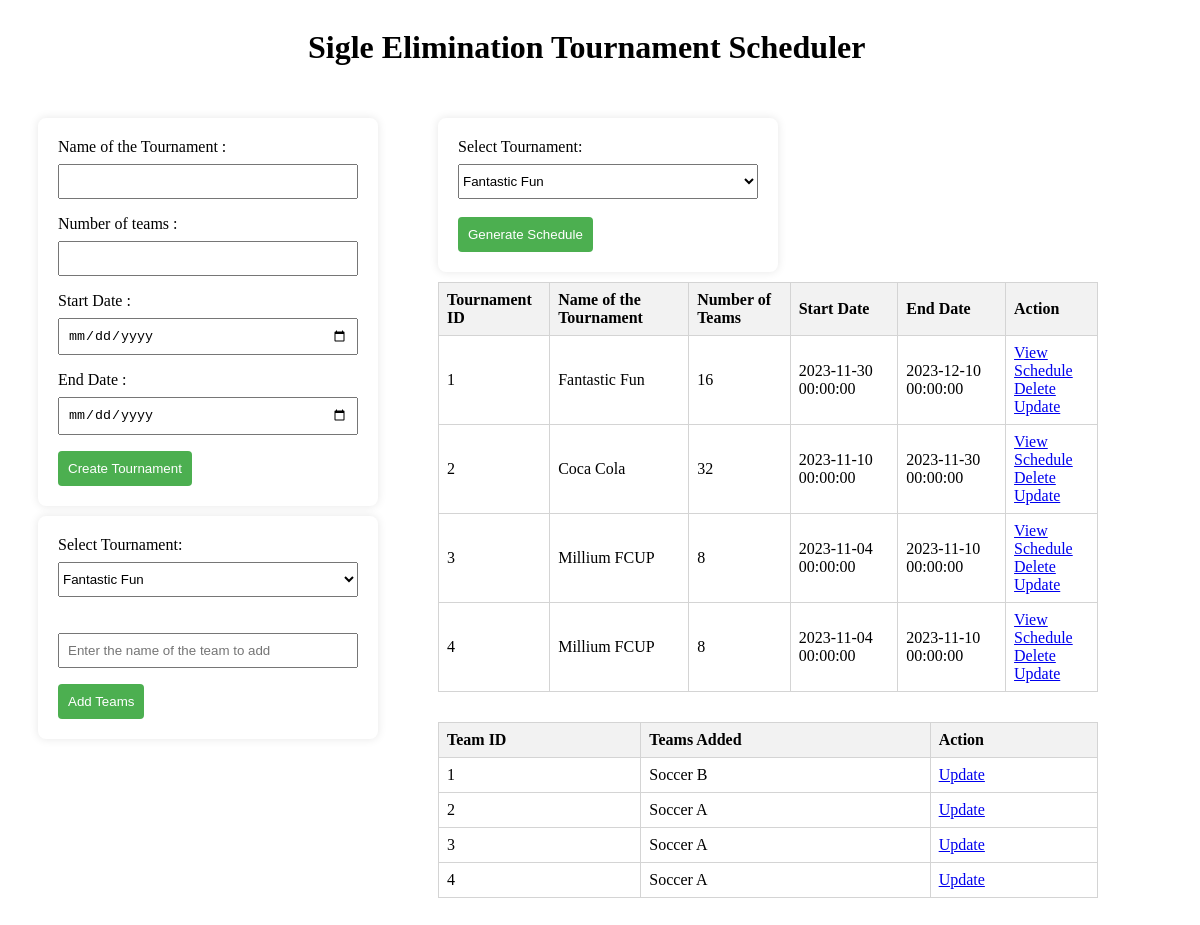
Before: / with the older database file.
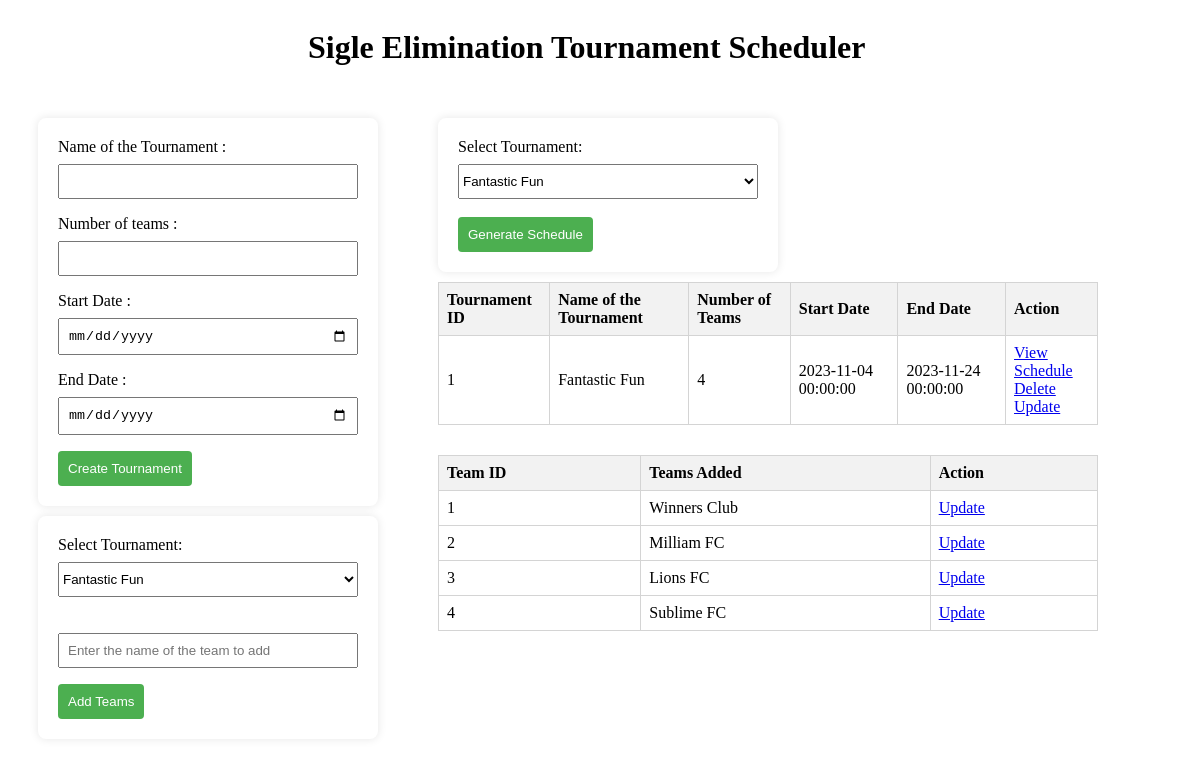
After: the same page with the newer database file.
### app.py (models this page shows, shortened)
class Tournament(db.Model):
    id = db.Column(db.Integer, primary_key=True)
    tournament_name = db.Column(db.String(200), nullable=False)
    number_of_teams = db.Column(db.Integer, nullable=False)
    start_date = db.Column(db.DateTime)
    end_date = db.Column(db.DateTime)
    teams = db.relationship('Team', backref='tournament', lazy=True)

class Team(db.Model):
    id = db.Column(db.Integer, primary_key=True)
    team_name = db.Column(db.String(200), nullable=False)
    tournament_id = db.Column(db.Integer, db.ForeignKey('tournament.id'), nullable=False)

### app.py (the view)
@app.route('/', methods = ['POST', 'GET'])
def index():
    get_tournament = Tournament.query.order_by(Tournament.id).all()
    print("get_tournament:", get_tournament)  # line for debugging
    get_team = Team.query.order_by(Team.id).all()
    return render_template('index.html', get_tournament=get_tournament, get_team=get_team)
    return render_template('index.html')

### templates/index.html (shortened to what this page needs)
{% extends 'base.html' %}
{% block body %}
<div class="heading">
    <h1>Sigle Elimination Tournament Scheduler</h1>
</div>
<div class = "content">
    <div class = "entry">
        <form action="{{url_for('process_form1')}}" method = "POST">
            <label>Name of the Tournament :</label><input type="text" name ="tournament_name" id = "tournament_name"><br/>
            <label>Number of teams :</label><input type="number" name = "number_of_teams" id = "number_of_teams"> <br/>
            <label>Start Date :</label><input type="date" name = "start_date" id = "start_date"> <br/>
            <label>End Date :</label><input type="date" name = "end_date" id = "end_date"> <br/>
            <button type="submit" value="Add">Create Tournament</button>
        </form>
        <form action="{{url_for('process_form2')}}" method = "POST">
            <label for="tournament_id">Select Tournament:</label>
            <select  style="width: 300px; height: 35px;" name="tournament_id" required>
            {% for tournament in get_tournament %}
                <option value="{{ tournament.id }}|{{ tournament.number_of_teams }}">{{ tournament.tournament_name }}</option>
            {% endfor %}
            </select> <br/><br/><br/>
            <input type="text" name = "team_name" id = "team_name" placeholder="Enter the name of the team to add">
            <button type="submit" value="Add">Add Teams</button>
        </form>
    </div>
    <div class = "result">
        <form action="{{url_for('generate_schedule')}}" method = "POST">
            <label for="tournament_id">Select Tournament:</label>
            <select  style="width: 300px; height: 35px;" name="tournament_id" required>
            {% for tournament in get_tournament %}
                <option id="tournament_{{ tournament.id }}" value="{{ tournament.id }}|{{ tournament.number_of_teams }}">{{ tournament.tournament_name }}</option>
            {% endfor %}
            </select>
            <br/><br/>
            <button type="submit" value="Add">Generate Schedule</button>
        </form>
        <table style="border: 1px solid black; margin-bottom: 30px;">
            <tr>
                <th>Tournament ID</th>
                <th>Name of the Tournament</th>
                <th>Number of Teams</th>
                <th>Start Date</th>
                <th>End Date</th>
                <th>Action</th>
            </tr>
            {% for tournament in get_tournament %}
                <tr>
                    <td>{{ tournament.id }}</td>
                    <td>{{ tournament.tournament_name }}</td>
                    <td>{{ tournament.number_of_teams }}</td>
                    <td>{{ tournament.start_date }}</td>
                    <td>{{ tournament.end_date }}</td>
                    <td>
                        <a href="{{ url_for('display_schedule', tournament_id=tournament.id) }}">View Schedule</a><br/>
                        <a href="/delete_tournament/{{ tournament.id }}">Delete</a><br/>
                        <a href="/update_tournament/{{ tournament.id }}">Update</a><br/>
                    </td>
                </tr>
            {% endfor %}
        </table>
        <table>
            <tr>
                <th>Team ID</th>
                <th>Teams Added</th>
                <th>Action</th>
            </tr>
            {% for team in get_team %}
                <tr>
                    <td> {{ team.id}} </td>
                    <td> {{ team.team_name}} </td>
                    <td>
                        <a href="/update_team/{{team.id}}">Update</a><br/>
                    </td>
                </tr>
            {% endfor %}
        </table>
    </div>
</div>
{% endblock %}

### templates/base.html (shortened to what this page needs)
<!DOCTYPE html>
<html lang="en">
<head>
    <link rel="stylesheet" href="{{ url_for('static', filename = 'css/main.css') }}">
</head>
<body>
    {% block body %}
    {% endblock %}
</body>
</html>

### static/css/main.css (style rules this page uses)
body { justify-content: center; align-items: center; font-family: 'Tahoma'; }
.content { display: flex; }
.entry { padding: 20px; margin: 10px; box-sizing: border-box; }
.result { width: 700px; padding: 20px; margin: 10px; box-sizing: border-box; }
table { border-collapse: collapse; width: 100%; }
th, td { border: 1px solid #d4d4d4; text-align: left; padding: 8px; }
th { background-color: #f2f2f2; }
form { background-color: #fff; margin-bottom: 10px; padding: 20px; border-radius: 8px; box-shadow: 0 0 10px rgba(0, 0, 0, 0.1); width: 300px; }
label { display: block; margin-bottom: 8px; }
input { width: 100%; padding: 8px; margin-bottom: 16px; box-sizing: border-box; }
button { background-color: #4caf50; color: #fff; padding: 10px; border: none; border-radius: 4px; cursor: pointer; }
.heading { display: flex; margin-left: 150px; padding-left: 150px; }

Changed rows visible on the page:
removed Tournament: id "2", tournament_name "Coca Cola", number_of_teams "32", start_date "2023-11-10 00:00:00", end_date "2023-11-30 00:00:00"
removed Tournament: id "3", tournament_name "Millium FCUP", number_of_teams "8", start_date "2023-11-04 00:00:00", end_date "2023-11-10 00:00:00"
removed Tournament: id "4", tournament_name "Millium FCUP", number_of_teams "8", start_date "2023-11-04 00:00:00", end_date "2023-11-10 00:00:00"
changed Tournament "Fantastic Fun": number_of_teams "16" → "4"; start_date "2023-11-30 00:00:00" → "2023-11-04 00:00:00"; end_date "2023-12-10 00:00:00" → "2023-11-24 00:00:00"
changed Team id 1: team_name "Soccer B" → "Winners Club"
changed Team id 2: team_name "Soccer A" → "Milliam FC"
changed Team id 3: team_name "Soccer A" → "Lions FC"
changed Team id 4: team_name "Soccer A" → "Sublime FC"
